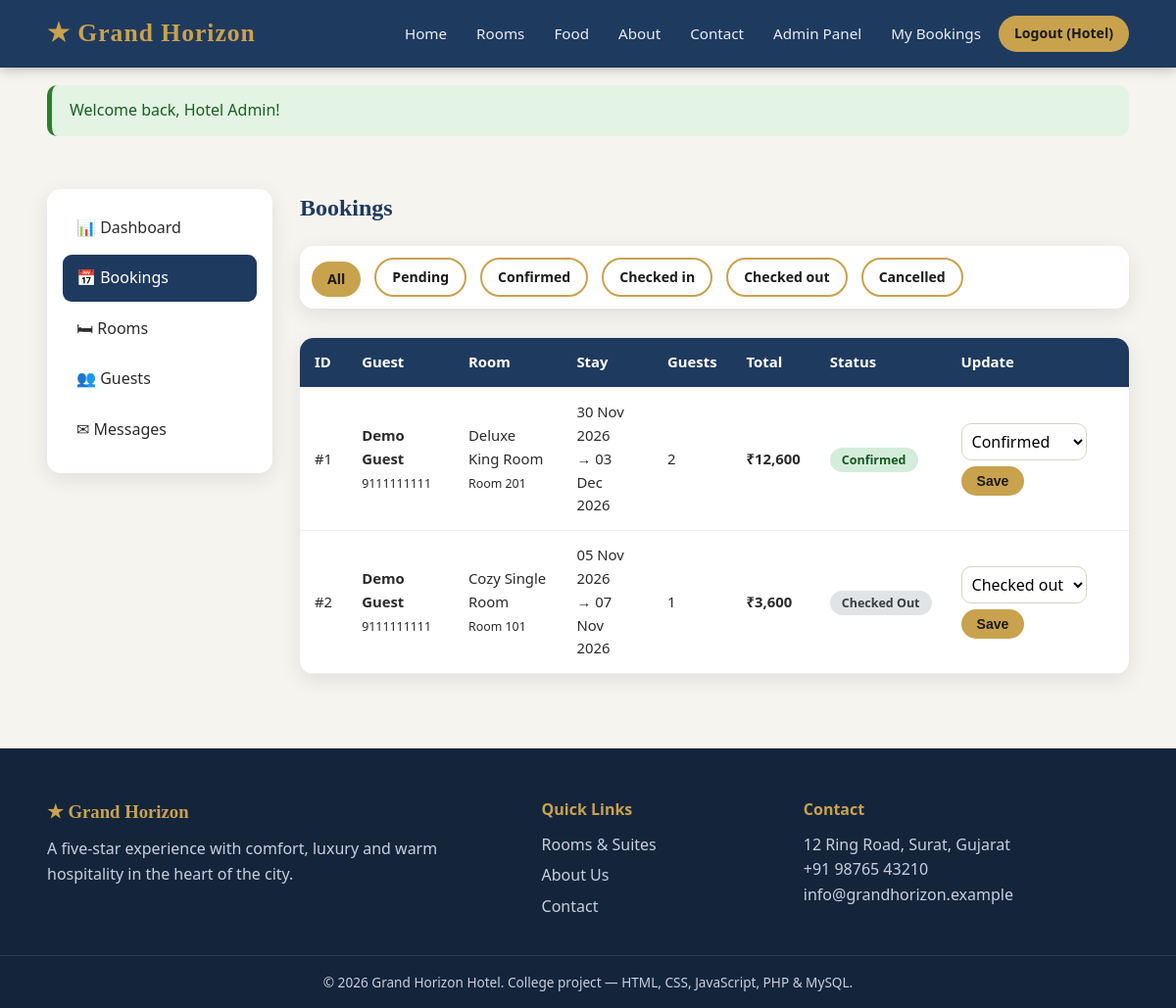
The app's page /admin/bookings.php (signed in) with its own data.
### tables this page shows
CREATE TABLE bookings (
  id INT AUTO_INCREMENT PRIMARY KEY,
  user_id INT NOT NULL,
  room_id INT NOT NULL,
  check_in DATE NOT NULL,
  check_out DATE NOT NULL,
  guests INT NOT NULL DEFAULT 1,
  total_price DECIMAL(10,2) NOT NULL,
  special_request VARCHAR(255) DEFAULT NULL,
  status ENUM('pending','confirmed','checked_in','checked_out','cancelled') NOT NULL DEFAULT 'pending',
  created_at TIMESTAMP DEFAULT CURRENT_TIMESTAMP,
  FOREIGN KEY (user_id) REFERENCES users(id) ON DELETE CASCADE,
  FOREIGN KEY (room_id) REFERENCES rooms(id) ON DELETE CASCADE
);

CREATE TABLE users (
  id INT AUTO_INCREMENT PRIMARY KEY,
  name VARCHAR(100) NOT NULL,
  email VARCHAR(120) NOT NULL UNIQUE,
  phone VARCHAR(20) DEFAULT NULL,
  password VARCHAR(255) NOT NULL,
  role ENUM('guest','admin') NOT NULL DEFAULT 'guest',
  created_at TIMESTAMP DEFAULT CURRENT_TIMESTAMP
);

CREATE TABLE rooms (
  id INT AUTO_INCREMENT PRIMARY KEY,
  room_number VARCHAR(10) NOT NULL UNIQUE,
  name VARCHAR(100) NOT NULL,
  type VARCHAR(40) NOT NULL,
  price DECIMAL(10,2) NOT NULL,
  capacity INT NOT NULL DEFAULT 2,
  amenities VARCHAR(255) DEFAULT NULL,
  description TEXT,
  image VARCHAR(255) DEFAULT 'standard.jpg',
  status ENUM('available','maintenance') NOT NULL DEFAULT 'available',
  created_at TIMESTAMP DEFAULT CURRENT_TIMESTAMP
);

### admin/bookings.php (the view, shortened to what this page needs)
<?php
require '../includes/header.php';
$allowed = ['pending','confirmed','checked_in','checked_out','cancelled'];
$filter = $_GET['status'] ?? '';
$sql = "SELECT b.*, u.name AS guest, u.phone, r.name AS room_name, r.room_number
        FROM bookings b JOIN users u ON u.id=b.user_id JOIN rooms r ON r.id=b.room_id";
$params = [];
$sql .= " ORDER BY b.created_at DESC";
$st = $pdo->prepare($sql); $st->execute($params);
$bookings = $st->fetchAll();
?>
<div class="container admin-wrap">
  <?php include '_sidebar.php'; ?>
  <div>
    <h2 class="admin-title">Bookings</h2>
    <div class="filter-bar" style="padding:12px">
      <a class="btn btn-small <?= $filter===''?'':'btn-outline' ?>" href="bookings.php">All</a>
      <?php foreach ($allowed as $s): ?>
        <a class="btn btn-small <?= $filter===$s?'':'btn-outline' ?>" href="bookings.php?status=<?= $s ?>"><?= ucfirst(str_replace('_',' ',$s)) ?></a>
      <?php endforeach; ?>
    </div>
    <div class="table-wrap"><table>
      <tr><th>ID</th><th>Guest</th><th>Room</th><th>Stay</th><th>Guests</th><th>Total</th><th>Status</th><th>Update</th></tr>
      <?php foreach ($bookings as $b): ?>
      <tr>
        <td>#<?= (int)$b['id'] ?></td>
        <td><b><?= e($b['guest']) ?></b><br><small><?= e($b['phone']) ?></small></td>
        <td><?= e($b['room_name']) ?><br><small>Room <?= e($b['room_number']) ?></small></td>
        <td><?= e(date('d M Y',strtotime($b['check_in']))) ?><br>&rarr; <?= e(date('d M Y',strtotime($b['check_out']))) ?>
            <?php if ($b['special_request']): ?><br><small title="<?= e($b['special_request']) ?>">&#128172; Request</small><?php endif; ?></td>
        <td><?= (int)$b['guests'] ?></td>
        <td><b><?= money($b['total_price']) ?></b></td>
        <td><span class="status <?= e($b['status']) ?>"><?= e(str_replace('_',' ',$b['status'])) ?></span></td>
        <td>
          <form method="post" class="actions"><?= csrfField() ?>
            <select name="status" style="width:auto;padding:6px">
              <?php foreach ($allowed as $s): ?><option value="<?= $s ?>" <?= $b['status']===$s?'selected':'' ?>><?= ucfirst(str_replace('_',' ',$s)) ?></option><?php endforeach; ?>
            </select>
            <button class="btn btn-small">Save</button>
          </form>
        </td>
      </tr>
      <?php endforeach; if (!$bookings): ?><tr><td colspan="8" style="text-align:center">No bookings found.</td></tr><?php endif; ?>
    </table></div>
  </div>
</div>
<?php require '../includes/footer.php'; ?>

### includes/header.php (style rules this page uses)
:root { --primary:#1f3a5f; --accent:#c9a24d; --accent-dark:#a9852f; --bg:#f6f4ef; --text:#2b2b2b; --muted:#6b7280; --white:#fff; --success:#2e7d32; --danger:#c62828; --radius:14px; --shadow:0 6px 22px rgba(0,0,0,.09); }
* { box-sizing:border-box;margin:0;padding:0 }
html { scroll-behavior:smooth }
body { font-family:'Segoe UI',Tahoma,Arial,sans-serif;background:var(--bg);color:var(--text);line-height:1.6 }
a { color:inherit;text-decoration:none }
.container { width:min(1150px,92%);margin:auto }
h1,h2,h3 { font-family:Georgia,'Times New Roman',serif;color:var(--primary) }
.btn { display:inline-block;background:var(--accent);color:#1b1b1b;border:0;padding:12px 26px;border-radius:50px;font-weight:600;cursor:pointer;font-size:1rem;transition:.25s }
.btn-small { padding:7px 16px;font-size:.88rem;background:var(--accent);color:#1b1b1b !important }
.btn-outline { background:transparent;border:2px solid var(--accent);color:var(--primary) }
input,select,textarea { width:100%;padding:11px 13px;border:1.5px solid #d6d3cc;border-radius:10px;font-size:1rem;font-family:inherit;background:#fff;transition:.2s }
.filter-bar { background:#fff;padding:18px;border-radius:var(--radius);box-shadow:var(--shadow);display:flex;gap:14px;flex-wrap:wrap;align-items:end;margin-bottom:30px }
.table-wrap { overflow-x:auto;background:#fff;border-radius:var(--radius);box-shadow:var(--shadow) }
table { width:100%;border-collapse:collapse;min-width:640px }
th,td { padding:13px 15px;text-align:left;border-bottom:1px solid #eee;font-size:.93rem }
th { background:var(--primary);color:#fff;font-weight:600 }
.status { padding:4px 12px;border-radius:50px;font-size:.78rem;font-weight:700;text-transform:capitalize;white-space:nowrap }
.status.confirmed,.status.available { background:#d4edda;color:#155724 }
.status.checked_out { background:#e2e3e5;color:#383d41 }
.actions { display:flex;gap:6px;flex-wrap:wrap }
.admin-wrap { display:grid;grid-template-columns:230px 1fr;gap:28px;padding:36px 0 }
.admin-title { margin-bottom:20px }

### admin/bookings.php (style rules this page uses)
:root { --primary:#1f3a5f; --accent:#c9a24d; --accent-dark:#a9852f; --bg:#f6f4ef; --text:#2b2b2b; --muted:#6b7280; --white:#fff; --success:#2e7d32; --danger:#c62828; --radius:14px; --shadow:0 6px 22px rgba(0,0,0,.09); }
* { box-sizing:border-box;margin:0;padding:0 }
html { scroll-behavior:smooth }
body { font-family:'Segoe UI',Tahoma,Arial,sans-serif;background:var(--bg);color:var(--text);line-height:1.6 }
a { color:inherit;text-decoration:none }
.container { width:min(1150px,92%);margin:auto }
h1,h2,h3 { font-family:Georgia,'Times New Roman',serif;color:var(--primary) }
.btn { display:inline-block;background:var(--accent);color:#1b1b1b;border:0;padding:12px 26px;border-radius:50px;font-weight:600;cursor:pointer;font-size:1rem;transition:.25s }
.btn-small { padding:7px 16px;font-size:.88rem;background:var(--accent);color:#1b1b1b !important }
.btn-outline { background:transparent;border:2px solid var(--accent);color:var(--primary) }
input,select,textarea { width:100%;padding:11px 13px;border:1.5px solid #d6d3cc;border-radius:10px;font-size:1rem;font-family:inherit;background:#fff;transition:.2s }
.filter-bar { background:#fff;padding:18px;border-radius:var(--radius);box-shadow:var(--shadow);display:flex;gap:14px;flex-wrap:wrap;align-items:end;margin-bottom:30px }
.table-wrap { overflow-x:auto;background:#fff;border-radius:var(--radius);box-shadow:var(--shadow) }
table { width:100%;border-collapse:collapse;min-width:640px }
th,td { padding:13px 15px;text-align:left;border-bottom:1px solid #eee;font-size:.93rem }
th { background:var(--primary);color:#fff;font-weight:600 }
.status { padding:4px 12px;border-radius:50px;font-size:.78rem;font-weight:700;text-transform:capitalize;white-space:nowrap }
.status.confirmed,.status.available { background:#d4edda;color:#155724 }
.status.checked_out { background:#e2e3e5;color:#383d41 }
.actions { display:flex;gap:6px;flex-wrap:wrap }
.admin-wrap { display:grid;grid-template-columns:230px 1fr;gap:28px;padding:36px 0 }
.admin-title { margin-bottom:20px }

### records on screen
bookings: id "1", user.name "Demo Guest", user.phone "9111111111", room.name "Deluxe King Room", room.room_number "201", check_in "30 Nov 2026", check_out "03 Dec 2026", guests "2", total_price "₹12,600", status "Confirmed"
bookings: id "2", user.name "Demo Guest", user.phone "9111111111", room.name "Cozy Single Room", room.room_number "101", check_in "05 Nov 2026", check_out "07 Nov 2026", guests "1", total_price "₹3,600", status "Checked Out", status "Checked out"

### other values on screen
SITE_NAME "Grand Horizon"
explode(' ', $_SESSION['name'])[0] "Hotel"
$f['msg'] "Welcome back, Hotel Admin!"
str_replace('_',' ',$s) "Pending"
str_replace('_',' ',$s) "Confirmed"
str_replace('_',' ',$s) "Checked in"
str_replace('_',' ',$s) "Checked out"
str_replace('_',' ',$s) "Cancelled"
